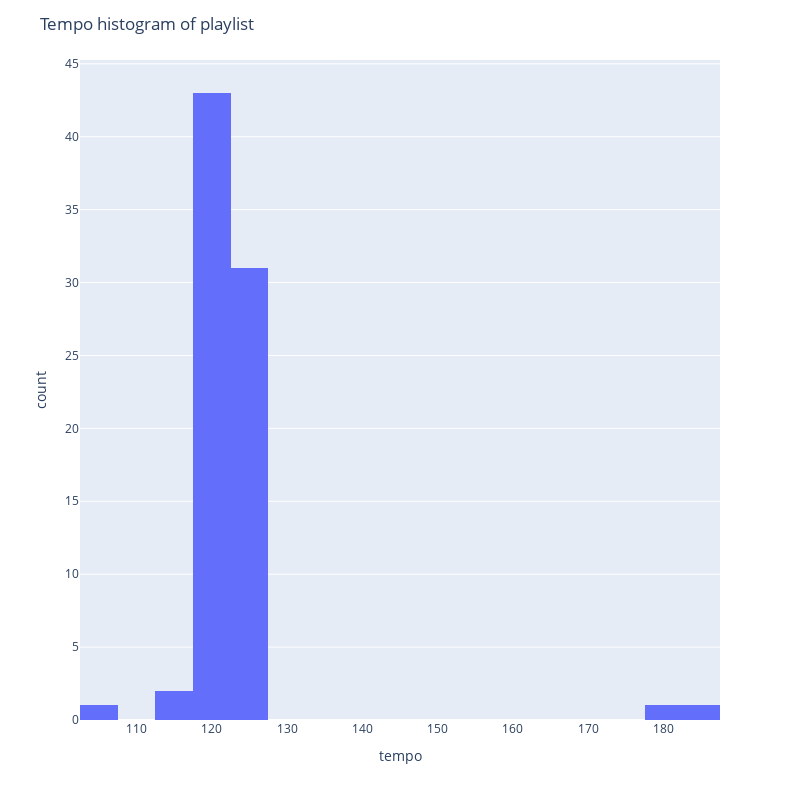

The notebook cell this image was saved under:
### Code cell
fig = px.histogram(pl_master_df, x='tempo', width=800, height=800)
fig.update_layout(title='Tempo histogram of playlist')
fig.show()

### Figure 1 — Plotly figure (JSON) as saved in the notebook; plotly's stock layout.template omitted (floating-point values rounded to 4 significant figures)
{"data": [{"alignmentgroup": "True", "bingroup": "x", "hovertemplate": "tempo=%{x}<br>count=%{y}<extra></extra>", "legendgroup": "", "marker": {"color": "#636efa", "pattern": {"shape": ""}}, "name": "", "offsetgroup": "", "orientation": "v", "showlegend": false, "type": "histogram", "x": [123.9, 125.0, 121.0, 123.1, 122.0, 125.0, 124.0, 123.0, 123.0, 122.0, 181.5, 122.0, 125, 122.0, 120.0, 125.0, 121.0, 122.0, 123.0, 122.0, 122.0, 120.0, 122.0, 125.0, 121.0, 121.0, 122.0, 119.0, 122.0, 122.0, 122.0, 123.0, 123.0, 124.0, 120.0, 125.0, 124.0, 124.0, 121.0, 126.0, 120.0, 183.0, 122.0, 120.0, 126.0, 120.0, 123.9, 120.0, 123.0, 117, 122.0, 123.0, 105.0, 123.0, 117.0, 124.0, 122.0, 120.0, 120.1, 124.0, 122.0, 124.0, 120.0, 124.0, 122.0, 120.0, 121.0, 122.0, 121.0, 123.0, 120.0, 121.8, 122.0, 120.0, 124.0, 122.0, 122.0, 124.0, 123.0], "xaxis": "x", "yaxis": "y"}], "layout": {"barmode": "relative", "height": 800, "legend": {"tracegroupgap": 0}, "margin": {"t": 60}, "title": {"text": "Tempo histogram of playlist"}, "width": 800, "xaxis": {"anchor": "y", "domain": [0, 1], "title": {"text": "tempo"}}, "yaxis": {"anchor": "x", "domain": [0, 1], "title": {"text": "count"}}}}
